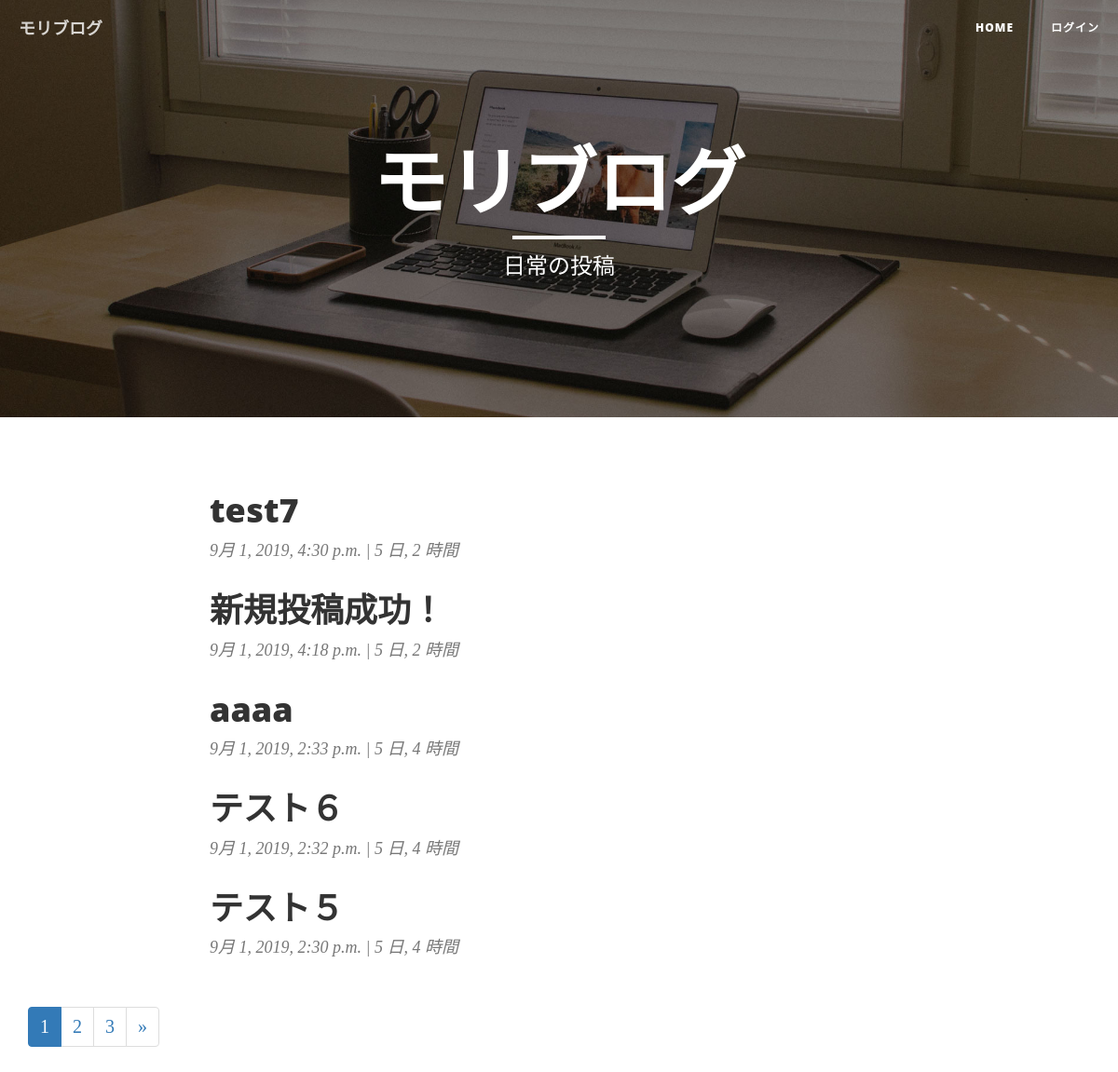
/, run on an earlier commit of the app's database.
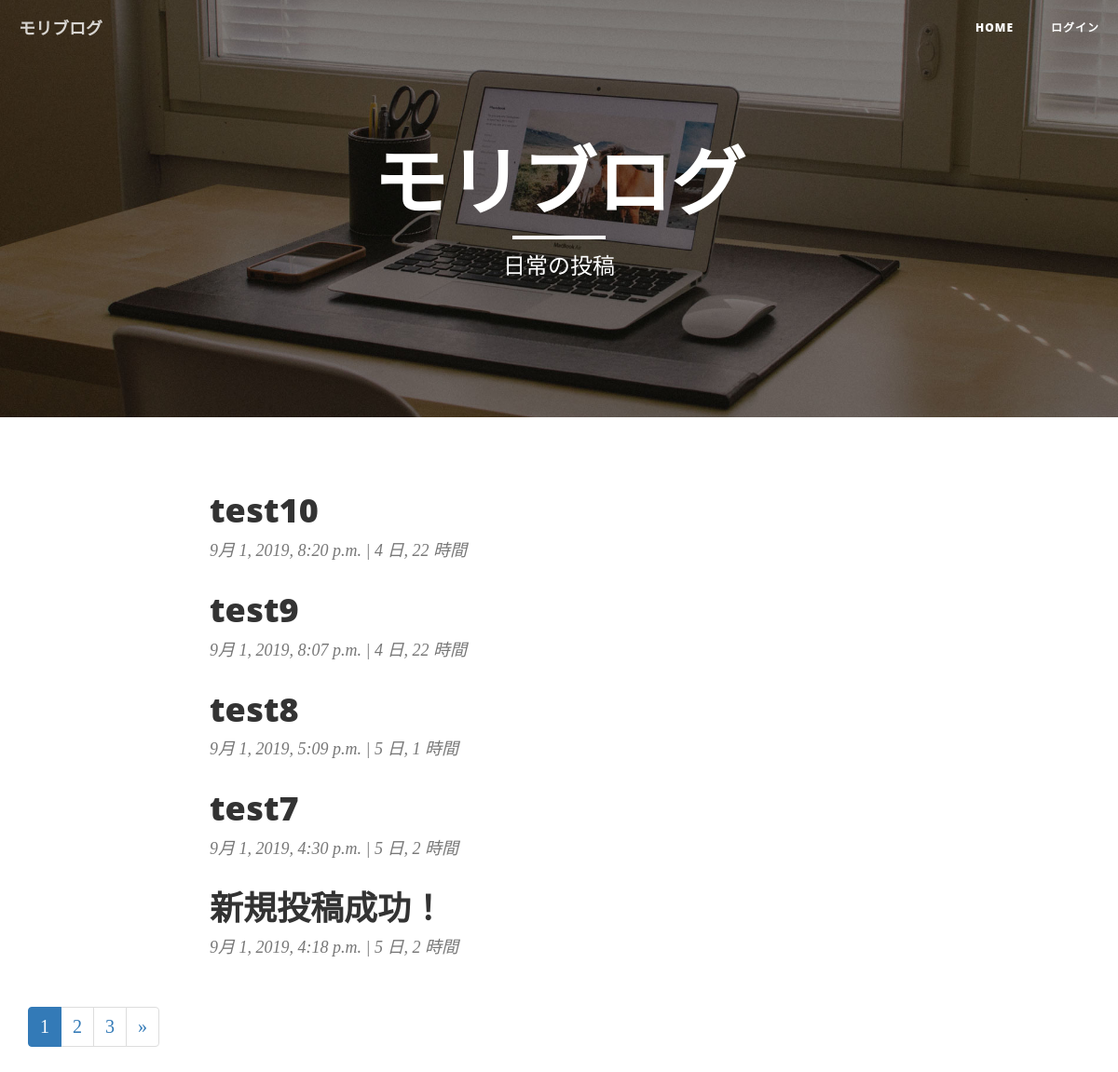
And on a later commit of the database.
### blog/models.py (models this page shows)
class Blog(models.Model):
  content = models.CharField(max_length=140)
  posted_date = models.DateTimeField(auto_now_add=True)
  class Meta:
    ordering = ['-posted_date']

### blog/views.py (the view)
# urls.py: path('', BlogListView.as_view(), name="index"),
class BlogListView(ListView):
    model = Blog
    paginate_by = 5
    context_object_name = "blogs"

### blog/templates/blog/blog_list.html (shortened to what this page needs)
{% extends "base.html" %}
{% block body %}
  <div class="row">
  <div class="col-lg-8 col-lg-offset-2 col-md-10 col-md-offset-1">
    {% for blog in blogs %}
      <div class="post-preview">
          <a href="{% url 'detail' blog.id %}">
              <h2 class="post-title">
                {{ blog.content }}
              </h2>
          </a>
          <p class="post-meta">{{ blog.posted_date }} | {{ blog.posted_date|timesince }}</p>
      </div>
    {% endfor %}
      </div>
   </div>
   <nav aria-label="Page navigation">
    <ul class="pagination">
      {% for page in paginator.page_range %}
      <li{% if page == page_obj.number %} class="active"{% endif %}>
      <a href="?page={{ page }}">{{ page }}</a></li>
      {% endfor %}
      {% if page_obj.has_next %}
      <li>
        <a href="?page={{ page_obj.next_page_number }}" aria-label="Next">
          <span aria-hidden="true">&raquo;</span>
        </a>
      </li>
      {% endif %}
    </ul>
  </nav>
  {% endblock %}

What changed in the data, as far as the page shows it:
no longer on this page (row unchanged): Blog: content "aaaa", posted_date "9月 1, 2019, 2:33 p.m.", posted_date "5 日, 4 時間"
no longer on this page (row unchanged): Blog: content "テスト６", posted_date "9月 1, 2019, 2:32 p.m.", posted_date "5 日, 4 時間"
no longer on this page (row unchanged): Blog: content "テスト５", posted_date "9月 1, 2019, 2:30 p.m.", posted_date "5 日, 4 時間"
added Blog: content "test10", posted_date "9月 1, 2019, 8:20 p.m.", posted_date "4 日, 22 時間"
added Blog: content "test9", posted_date "9月 1, 2019, 8:07 p.m.", posted_date "4 日, 22 時間"
added Blog: content "test8", posted_date "9月 1, 2019, 5:09 p.m.", posted_date "5 日, 1 時間"
